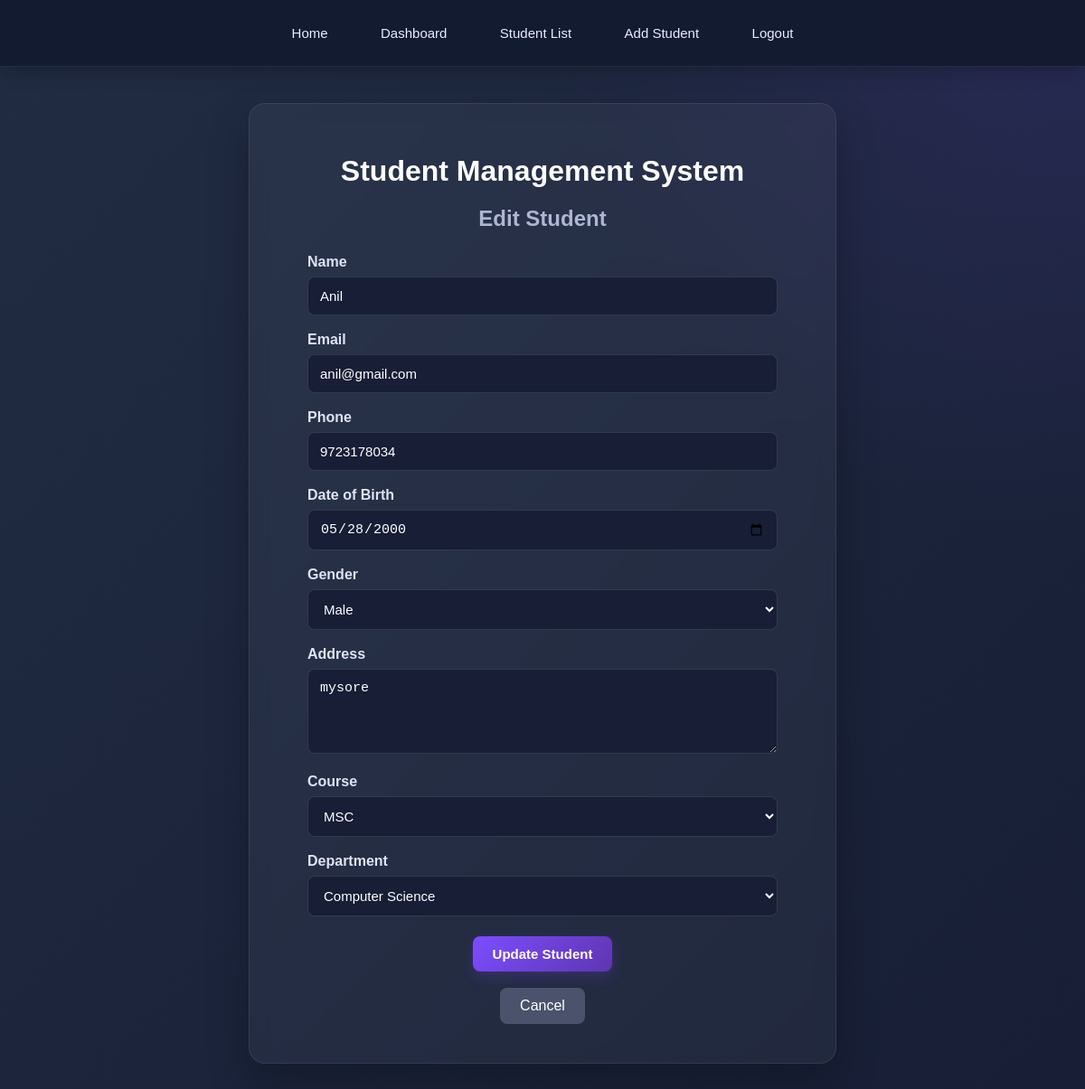
Screenshot of /edit/13/ (signed in) with the database file from the repository.
### students/models.py (models this page shows, shortened)
class Student(models.Model):
    name = models.CharField(max_length=100)
    email = models.EmailField(unique=True)
    phone = models.CharField(max_length=10, unique=True)
    date_of_birth = models.DateField()
    gender = models.CharField(max_length=10)
    address = models.TextField()
    course = models.CharField(max_length=100)
    department = models.CharField(max_length=100)

### students/views.py (the view, shortened to what this page needs)
# urls.py: path('edit/<int:id>/', views.edit_student, name='edit_student'),
@login_required
def edit_student(request, id):
    student = get_object_or_404(Student, id=id)
    return render(
        request,
        "students/edit_student.html",
        {"student": student}
    )

### StudentManagementSystem/students/templates/students/edit_student.html (shortened to what this page needs)
{% load static %}
<!DOCTYPE html>
<html>
<head>
    <link rel="stylesheet" href="{% static 'students/style.css' %}">
</head>
<body>
    <nav>
        <a href="{% url 'home' %}">Home</a>
        {% if user.is_authenticated %}
            <a href="{% url 'dashboard' %}">Dashboard</a>
            <a href="{% url 'student_list' %}">
                Student List
            </a>
            <a href="{% url 'add_student' %}">
                Add Student
            </a>
            <a href="{% url 'logout' %}">
                Logout
            </a>
        {% else %}
            <a href="{% url 'login' %}">
                Login
            </a>
        {% endif %}
    </nav>
    <div class="form-container">
        <h1>Student Management System</h1>
        <h2>Edit Student</h2>
        <form method="POST">
            <div class="form-group">
                <label for="name">Name</label>
                <input
                    type="text"
                    id="name"
                    name="name"
                    value="{{ student.name }}"
                    placeholder="Enter student name"
                    required
                >
            </div>
            <div class="form-group">
                <label for="email">Email</label>
                <input
                    type="email"
                    id="email"
                    name="email"
                    value="{{ student.email }}"
                    placeholder="Enter email address"
                    required
                >
            </div>
            <div class="form-group">
                <label for="phone">Phone</label>
                <input
                    type="tel"
                    id="phone"
                    name="phone"
                    value="{{ student.phone }}"
                    placeholder="Enter phone number"
                    pattern="[0-9]{10}"
                    maxlength="10"
                    required
                >
            </div>
            <div class="form-group">
                <label for="date_of_birth">Date of Birth</label>
                <input
                    type="date"
                    id="date_of_birth"
                    name="date_of_birth"
                    value="{{ student.date_of_birth|date:'Y-m-d' }}"
                    required
                >
            </div>
            <div class="form-group">
                <label for="gender">Gender</label>
                <select id="gender" name="gender" required>
                    <option value="Male"
                        {% if student.gender == "Male" %}selected{% endif %}>
                        Male
                    </option>
                </select>
            </div>
            <div class="form-group">
                <label for="address">Address</label>
                <textarea
                    id="address"
                    name="address"
                    rows="4"
                    placeholder="Enter address"
                    required
                >{{ student.address }}</textarea>
            </div>
            <div class="form-group">
                <label for="course">Course</label>
                <select id="course" name="course" required>
                    <option value="MSC"
                        {% if student.course == "MSC" %}selected{% endif %}>
                        MSC
                    </option>
                </select>
            </div>
            <div class="form-group">
                <label for="department">Department</label>
                <select id="department" name="department" required>
                    <option value="Computer Science"
                        {% if student.department == "Computer Science" %}selected{% endif %}>
                        Computer Science
                    </option>
                </select>
            </div>
            <button type="submit">
                Update Student
            </button>
            <a href="{% url 'student_list' %}" class="cancel-button">
                Cancel
            </a>
        </form>
    </div>
</body>
</html>

### students/static/students/style.css (style rules this page uses)
* { box-sizing: border-box; }
html { scroll-behavior: smooth; }
body { margin: 0; padding: 0; font-family: Arial, Helvetica, sans-serif; background: radial-gradient( circle at top right, rgba(110, 72, 220, 0.15), transparent 35% ), linear-gradient( 135deg, #212C43 0%, #171E35 100% ); color: #ffffff; min-height: 100vh; text-align: center; }
nav { background: rgba(20, 27, 48, 0.95); padding: 18px 25px; text-align: center; border-bottom: 1px solid rgba(255, 255, 255, 0.08); box-shadow: 0 4px 20px rgba(0, 0, 0, 0.25); position: relative; z-index: 10; }
nav a { display: inline-block; color: #e9ecff; text-decoration: none; margin: 0 12px; padding: 10px 15px; font-size: 15px; border-radius: 8px; transition: 0.3s ease; }
.container, .student-container, .form-container, .delete-container { width: 92%; max-width: 1100px; margin: 40px auto; text-align: center; }
.form-container { max-width: 650px; background: rgba(255, 255, 255, 0.045); padding: 35px; border-radius: 18px; margin: 40px auto; border: 1px solid rgba(255, 255, 255, 0.08); box-shadow: 0 20px 45px rgba(0, 0, 0, 0.25); backdrop-filter: blur(10px); }
.form-container h1 { color: white; margin-bottom: 8px; }
.form-container h2 { color: #aeb6d4; margin-bottom: 25px; }
.form-container form { width: 100%; max-width: 520px; margin: 0 auto; }
.form-group { width: 100%; margin-bottom: 18px; text-align: left; }
.form-group label { display: block; margin-bottom: 7px; font-weight: bold; text-align: left; color: #dfe3f4; }
.form-group input, .form-group select, .form-group textarea { width: 100%; padding: 12px 13px; text-align: left; border: 1px solid rgba(255, 255, 255, 0.12); border-radius: 8px; font-size: 15px; background: #171e35; color: white; outline: none; transition: 0.25s ease; }
.form-group input::placeholder, .form-group textarea::placeholder { color: #7e87a5; }
.form-group select option { background: #212C43; color: white; }
.form-container button { display: block; margin: 22px auto 10px; }
button { padding: 11px 22px; margin: 8px; border: none; border-radius: 8px; background: linear-gradient( 135deg, #7c4dff, #5e35b1 ); color: white; font-size: 15px; font-weight: bold; cursor: pointer; transition: 0.3s ease; box-shadow: 0 6px 15px rgba(124, 77, 255, 0.2); }
.cancel-button { display: inline-block; padding: 11px 22px; margin: 8px; background: #4a536b; color: white; text-decoration: none; border-radius: 8px; transition: 0.3s ease; }

### rows the page displays
Student: name "Anil", email "anil@gmail.com", phone "9723178034", date_of_birth "05/28/2000", gender "Male", address "mysore", course "MSC", department "Computer Science"
